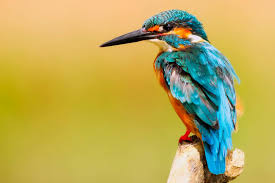
#> input picture image1.jpeg, 275 x 183 px, given in place of the camera
$ python image_cartoonify.py
#> lines starting #> are read from the running program, lines starting #| are printed output that depends on the picture; after the words box and inside, x2 and y2 are one past the last pixel; in counts of white or black regions, pixels touching at a corner belong together
import cv2
import numpy as np

def record_cartoon_webcam(output_filename="my_cartoon_video.mp4"):
    """
    Captures video from the webcam, applies a real-time cartoon effect,
    and saves the result to an MP4 file.
    """
#> called with output_filename = 'my_cartoon_video.mp4'
    cap = cv2.VideoCapture(0)

    if not cap.isOpened():
        print("Error: Could not open the webcam.")
        return

    # ---------------------------------------------------------
    # NEW: Setup the VideoWriter to save the video
    # ---------------------------------------------------------
    # 1. Get the default width and height of the webcam's frames
    frame_width = int(cap.get(cv2.CAP_PROP_FRAME_WIDTH))
    frame_height = int(cap.get(cv2.CAP_PROP_FRAME_HEIGHT))

    # 2. Define the codec using VideoWriter_fourcc
    fourcc = cv2.VideoWriter_fourcc(*'mp4v')

    # 3. Create the VideoWriter object (filename, codec, frames per second, resolution)
    # Note: 20.0 FPS is a good baseline, but you can tweak it based on your camera
    out = cv2.VideoWriter(output_filename, fourcc, 20.0, (frame_width, frame_height))

    print(f"Starting webcam and recording to '{output_filename}'...")
    print("Press 'q' to quit and save the video.")

    while True:
        ret, frame = cap.read()
#> frame is the input picture: shape (183, 275, 3); mean B, G, R 88.6, 171.6, 187.9
        if not ret:
            print("Failed to grab frame. Exiting...")
            break

        frame = cv2.flip(frame, 1)
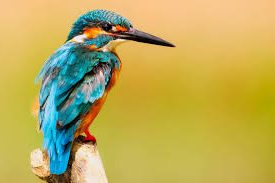
#> frame: shape (183, 275, 3); mean B, G, R 88.6, 171.6, 187.9

        # 1. Edge Detection
        gray = cv2.cvtColor(frame, cv2.COLOR_BGR2GRAY)
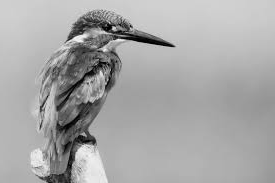
#> gray: shape (183, 275); min 0, max 249, mean 167
        gray_blur = cv2.medianBlur(gray, 7)
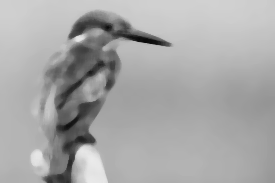
#> gray_blur: shape (183, 275); min 9, max 234, mean 167.5
        edges = cv2.adaptiveThreshold(
            gray_blur, 255, cv2.ADAPTIVE_THRESH_MEAN_C, cv2.THRESH_BINARY, 9, 9
        )
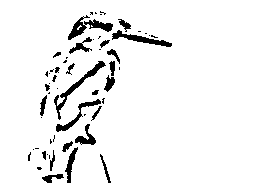
#> edges: shape (183, 275); 94.3% white; 56 black regions (32 under 20 px), largest, box (x1, y1, x2, y2) and area: (54, 61, 106, 120) 382, (68, 15, 113, 40) 373, (112, 30, 172, 47) 314

        # 2. Color Simplification (Pyramid down -> Bilateral -> Pyramid up)
        small_frame = cv2.resize(frame, (0, 0), fx=0.5, fy=0.5)
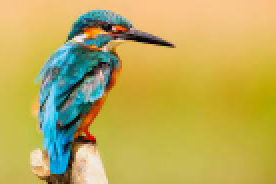
#> small_frame: shape (92, 138, 3) (shown 2 times larger); mean B, G, R 88.6, 171.8, 188.1
        for _ in range(5):
            small_frame = cv2.bilateralFilter(small_frame, d=9, sigmaColor=9, sigmaSpace=7)
        color = cv2.resize(small_frame, (frame.shape[1], frame.shape[0]))
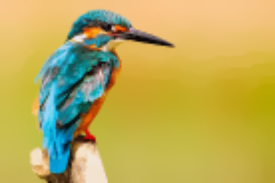
#> color: shape (183, 275, 3); mean B, G, R 88.6, 171.7, 188

        # 3. Final Composite
        cartoon = cv2.bitwise_and(color, color, mask=edges)
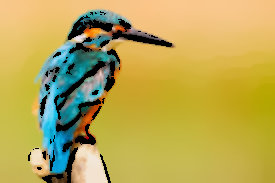
#> cartoon: shape (183, 275, 3); mean B, G, R 84.7, 167.1, 183.7

        # ---------------------------------------------------------
        # NEW: Write the processed frame to our video file
        # ---------------------------------------------------------
        out.write(cartoon)

        # Display the result on screen
        cv2.imshow("Recording Cartoonify...", cartoon)

        # Listen for the 'q' key to stop
        if cv2.waitKey(1) & 0xFF == ord('q'):
#> (key q is pressed here)
            break

    # Clean up and finalize the video file
    cap.release()
    out.release() # IMPORTANT: This saves and closes the MP4 file!
    cv2.destroyAllWindows()
    print("Webcam closed. Video successfully saved!")

# ==========================================
# Run the function
# ==========================================
if __name__ == "__main__":
    record_cartoon_webcam()

$ run again, on images.jpeg
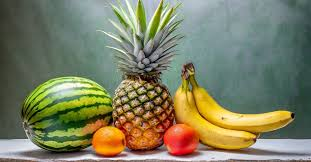
#> input picture images.jpeg, 311 x 162 px, given in place of the camera
#> in record_cartoon_webcam, frame is the input picture: shape (162, 311, 3); mean B, G, R 98.9, 127.2, 125.6
#> in record_cartoon_webcam, `edges = cv2.adaptiveThreshold( gray_blur, 255, cv2.ADAPTIVE_THRESH_MEA..`:
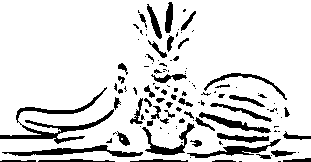
#> edges: shape (162, 311); 86.2% white; 120 black regions (69 under 20 px), largest, box (x1, y1, x2, y2) and area: (0, 87, 114, 144) 1160, (2, 145, 143, 157) 619, (187, 139, 281, 158) 462
#> in record_cartoon_webcam, `cartoon = cv2.bitwise_and(color, color, mask=edges)`:
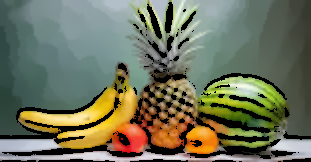
#> cartoon: shape (162, 311, 3); mean B, G, R 91.1, 114, 110.5
